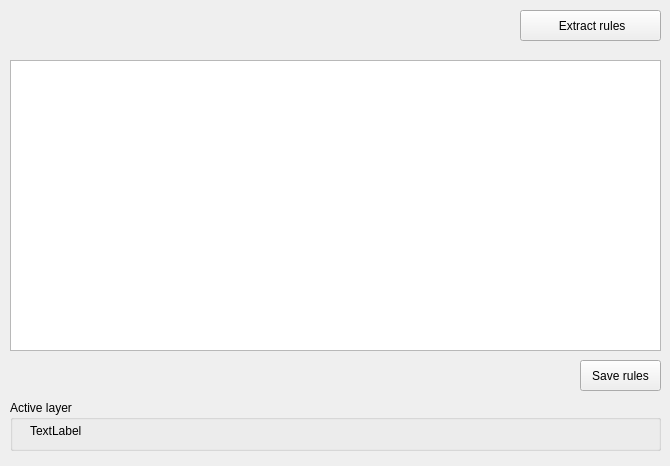
     <widget class="QWidget" name="RulesQTBox">
      <property name="geometry">
       <rect>
        <x>0</x>
        <y>0</y>
        <width>670</width>
        <height>466</height>
       </rect>
      </property>
      <attribute name="label">
       <string>Rules</string>
      </attribute>
      <widget class="QPushButton" name="CritExtractBtn">
       <property name="geometry">
        <rect>
         <x>520</x>
         <y>10</y>
         <width>141</width>
         <height>31</height>
        </rect>
       </property>
       <property name="text">
        <string> Extract rules</string>
       </property>
      </widget>
      <widget class="QListWidget" name="RulesListWidget">
       <property name="geometry">
        <rect>
         <x>10</x>
         <y>60</y>
         <width>651</width>
         <height>291</height>
        </rect>
       </property>
      </widget>
      <widget class="QPushButton" name="SaveRulesBtn">
       <property name="geometry">
        <rect>
         <x>580</x>
         <y>360</y>
         <width>81</width>
         <height>31</height>
        </rect>
       </property>
       <property name="text">
        <string>Save rules</string>
       </property>
      </widget>
      <widget class="QGroupBox" name="groupBox_3">
       <property name="geometry">
        <rect>
         <x>10</x>
         <y>400</y>
         <width>651</width>
         <height>51</height>
        </rect>
       </property>
       <property name="title">
        <string>Active layer</string>
       </property>
       <widget class="QLabel" name="baseLbl">
        <property name="geometry">
         <rect>
          <x>20</x>
          <y>20</y>
          <width>621</width>
          <height>21</height>
         </rect>
        </property>
        <property name="text">
         <string>TextLabel</string>
        </property>
       </widget>
      </widget>
     </widget>
